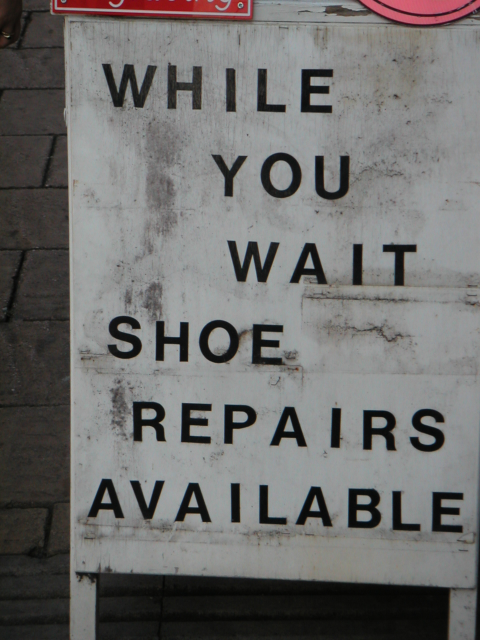
#> input picture data/image/006.jpg, 960 x 1280 px (shown at 1/2 size); its folder holds only this picture in this run
$ python mlt_labeling.py
#> lines starting #> are read from the running program, lines starting #| are printed output that depends on the picture
#> further down, img is the input picture: shape (1280, 960, 3); mean B, G, R 109, 110.3, 111
#!/bin/python
import argparse
import glob
import json
import os
import re

import cv2
import numpy as np

from collections import deque
from copy import copy, deepcopy

# [6 lines of commented-out code are left out]
DATA_FOLDER = "data"
OUTPUT = "res"

img_path="test1.jpg"

prev_was_double_click = False
is_bbox_selected = False
selected_bbox = -1
closing_polygon = False

LINE_THICKNESS = 1

WINDOW_NAME    = 'MLT Labeling'

mouse_x, mouse_y = 0, 0

points=list()

img_objects = []
class_index=0


DELAY = 20 # keyboard delay (in milliseconds)
WITH_QT = False
try:
    cv2.namedWindow('Test')
    cv2.displayOverlay('Test', 'Test QT', 500)
    WITH_QT = True
except cv2.error:
    print('-> Please ignore this error message\n')
cv2.destroyAllWindows()


# Class to deal with bbox resizing
class dragBBox:
    '''
        LT -- MT -- RT
        |            |
        LM          RM
        |            |
        LB -- MB -- RB
    '''

    # Size of resizing anchors (depends on LINE_THICKNESS)
    sRA = LINE_THICKNESS * 2

    # Object being dragged
    selected_object = None

    # Flag indicating which resizing-anchor is dragged
    anchor_being_dragged = None
    dragged_points = None

    '''
    \brief This method is used to check if a current mouse position is inside one of the resizing anchors of a bbox
    '''
    # [21 lines left out: function check_point_inside_resizing_anchors, not called in this run]

    '''
    \brief This method is used to select an object if one presses a resizing anchor
    '''
    # [6 lines left out: function handler_left_mouse_down, not called in this run]

    @staticmethod
    def save_dragged_points(points) :
        dragBBox.dragged_points=copy(points)

    # [74 lines left out: functions get_anchor_center_pos, get_anchors_rectangles, handler_mouse_move, not called in this run]

    '''
    \brief This method will reset this class
     '''
    # [103 lines left out: functions handler_left_mouse_up, draw_bbox_anchors, draw_selected_anchors, is_mouse_inside_delete_button, mouse_listener, not called in this run]

# Check if a point belongs to a rectangle
def pointInRect(pX, pY, rX_left, rY_top, rX_right, rY_bottom):
    return rX_left <= pX <= rX_right and rY_top <= pY <= rY_bottom

# [47 lines left out: functions set_selected_bbox, get_bbox_area, get_close_icon, draw_close_icon, draw_info_bb_selected, not called in this run]

def draw_line(img, x, y, height, width, color):
    cv2.line(img, (x, 0), (x, height), color, LINE_THICKNESS)
    cv2.line(img, (0, y), (width, y), color, LINE_THICKNESS)

def draw_polylines_from_list(img, objects) :
    for o in objects :
        draw_polylines(img, 0, 0, o[1], True, (88, 227, 60))

def draw_polylines(img, x, y, points, closing, color) :
    cv2.polylines(img, np.array([points]), closing, color)
    if len(points) > 0 and closing == False:
        cv2.line(img, points[-1], (x,y) , (100, 227, 100))

def loadPolygonsFromFiles(filename):
    global img_objects
    try :
        img_objects=[]
        with open(filename, 'r') as infile:
            lines=infile.read().splitlines()

        for l in lines :
            data=l.split(',')
            points=list()
            points.append((int(data[0]), int(data[1])))
            points.append((int(data[2]), int(data[3])))
            points.append((int(data[4]), int(data[5])))
            points.append((int(data[6]), int(data[7])))
            ind=data[8]

            img_objects.append([ind, points])

        closing_polygon=True
    except FileNotFoundError:
        display_text("Warning - File {} not found".format(filename), 5000)


# [8 lines left out: function savePolygonsToFile, not called in this run]

def display_text(text, time):
    if WITH_QT:
        cv2.displayOverlay(WINDOW_NAME, text, time)
    else:
        print(text)

def resize_image(img):
    img_size = img.shape
#> img_size = (1280, 960, 3)

    print("imagesize: ", img_size)
#| imagesize:  (1280, 960, 3)

    im_size_min = np.min(img_size[0:2])
#> im_size_min = 960
    im_size_max = np.max(img_size[0:2])
#> im_size_max = 1280

    im_scale = float(600) / float(im_size_min)
#> im_scale = 0.625
    if np.round(im_scale * im_size_max) > 1200:
        im_scale = float(1200) / float(im_size_max)
    new_h = int(img_size[0] * im_scale)
#> new_h = 800
    new_w = int(img_size[1] * im_scale)
#> new_w = 600

    new_h = new_h if new_h // 16 == 0 else (new_h // 16 + 1) * 16
#> new_h = 816
    new_w = new_w if new_w // 16 == 0 else (new_w // 16 + 1) * 16
#> new_w = 608

    re_im = cv2.resize(img, (new_w, new_h), interpolation=cv2.INTER_LINEAR)
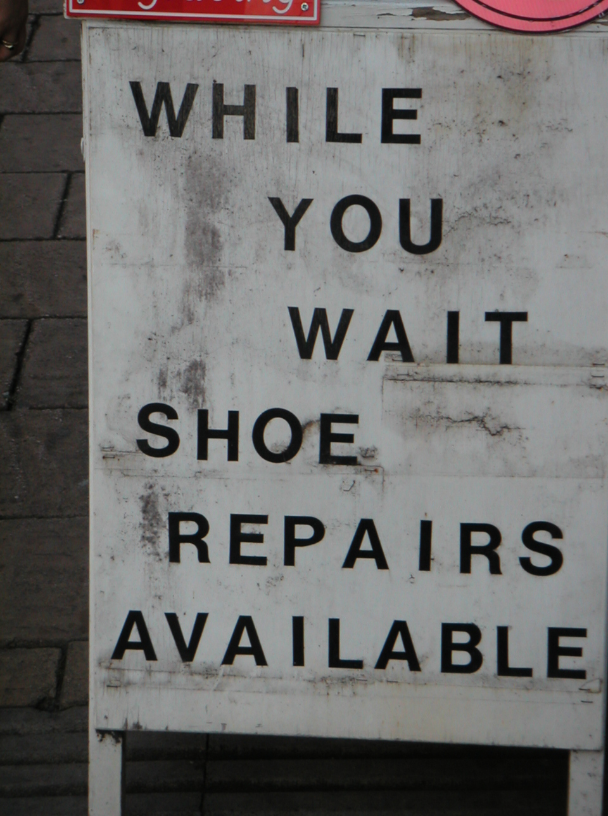
#> re_im: shape (816, 608, 3); mean B, G, R 108.9, 110.1, 110.9

    return re_im

def getInputImgAndLabelPaths(im_fn) :
    _, fn = os.path.split(im_fn)
    bfn, ext = os.path.splitext(fn)
    #if ext.lower() not in ['.jpg', '.png']:
    #    continue

    gt_path = os.path.join(DATA_FOLDER, "label", 'gt_' + bfn + '.txt')
    img_path = os.path.join(DATA_FOLDER, "image", im_fn)
    return img_path, gt_path

# [9 lines left out: function getOutputImgAndLabelPaths, not called in this run]


# create window
cv2.namedWindow(WINDOW_NAME, cv2.WINDOW_KEEPRATIO)
cv2.resizeWindow(WINDOW_NAME, 1000, 700)
cv2.setMouseCallback(WINDOW_NAME, mouse_listener)

class_rgb = [
        (0, 0, 255), (255, 0, 0), (0, 255, 0), (255, 255, 0), (0, 255, 255),
        (255, 0, 255), (192, 192, 192), (128, 128, 128), (128, 0, 0),
        (128, 128, 0), (0, 128, 0), (128, 0, 128), (0, 128, 128), (0, 0, 128)]
# class_rgb = np.array(class_rgb)

color = class_rgb[0]

#########################################################
im_fns = os.listdir(os.path.join(DATA_FOLDER, "image"))
im_fns.sort()

if not os.path.exists(os.path.join(OUTPUT, "image")):
    os.makedirs(os.path.join(OUTPUT, "image"))
if not os.path.exists(os.path.join(OUTPUT, "label")):
    os.makedirs(os.path.join(OUTPUT, "label"))
#########################################################

imgQueue = deque(im_fns)

img_path, gt_path = getInputImgAndLabelPaths(imgQueue[0])
img = cv2.imread(img_path)
img = resize_image(img)
loadPolygonsFromFiles(gt_path)

while True:

    tmp_img = img.copy()
    height, width = tmp_img.shape[:2]
#> height = 816; width = 608

    draw_line(tmp_img, mouse_x, mouse_y, height, width, color)
#> in draw_line, `cv2.line(img, (0, y), (width, y), color, LINE_THICKNESS)`:
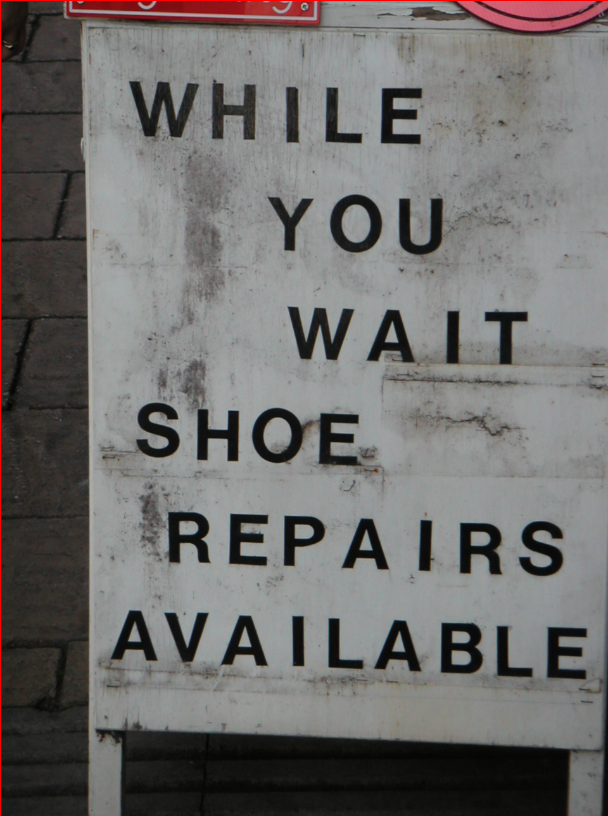
#> img: shape (816, 608, 3); mean B, G, R 108.7, 110, 111.3
    draw_polylines(tmp_img, mouse_x, mouse_y, points, closing_polygon, color)
    draw_polylines_from_list(tmp_img, img_objects)

    if selected_bbox >= 0 :
        draw_selected_anchors(tmp_img, img_objects, selected_bbox)

    if dragBBox.anchor_being_dragged is not None:
        dragBBox.handler_mouse_move(mouse_x, mouse_y)

    if len(points) == 4 :
        points=list()
    cv2.imshow(WINDOW_NAME, tmp_img)

    pressed_key = cv2.waitKey(DELAY)
#> (key q is pressed here)

    if pressed_key == ord('q') :
        break
    elif pressed_key == ord('s') :
        img_path, gt_path = getOutputImgAndLabelPaths(imgQueue[0])
        savePolygonsToFile(gt_path)
        cv2.imwrite(img_path, img)
        display_text("Image saved: "+img_path, 5000)
    elif pressed_key == ord('n') :
        display_text("Loading file: "+img_path, 5000)
        imgQueue.rotate(1)
        img_path, gt_path = getInputImgAndLabelPaths(imgQueue[0])

        img = cv2.imread(img_path)
        img = resize_image(img)
        loadPolygonsFromFiles(gt_path)
    elif pressed_key == ord('p') :
        display_text("Loading file: "+img_path, 5000)
        imgQueue.rotate(-1)
        img_path, gt_path = getInputImgAndLabelPaths(imgQueue[0])

        img = cv2.imread(img_path)
        img = resize_image(img)
        loadPolygonsFromFiles(gt_path)
    # help key listener
    elif pressed_key == ord('h'):
        text = ('[s] save image and ground truth text;\n'
                '[q] to quit;\n'
                '[p] or [n] to change Image;\n'
                )
        display_text(text, 5000)


cv2.destroyAllWindows()
